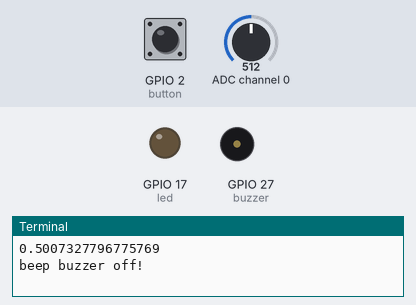
Simulated run of this program. Board: Raspberry Pi (BCM pin numbers). Shown: output pins drawn as LEDs (lit = HIGH), buzzer (waves = sounding, pin HIGH), the last lines printed to the terminal. Inputs (shaded band) come from the test bench; at power-on: GPIO 2 (button) HIGH, ADC channel 0 = 512 (analog values on the 0–1023 scale).

Above: at 1.2 s.
1.3 s: GPIO 2 (button) pulled LOW for 2.35 s
At 1.8 s:
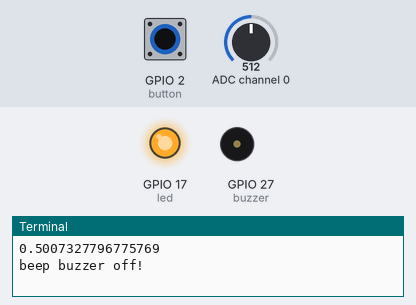
At 2.8 s:
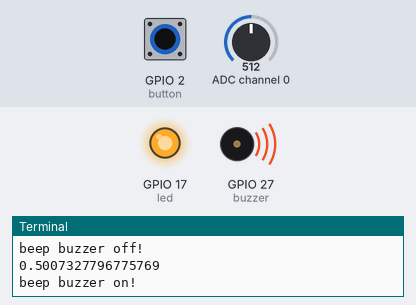
5.5 s: GPIO 2 (button) pulled LOW for 2.35 s
At 6.3 s:
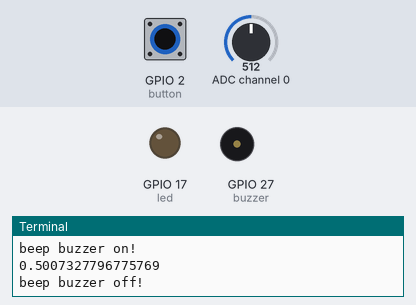
Timing chart, 0 to 8.5 s (numbered marks = the images above; inputs shaded):
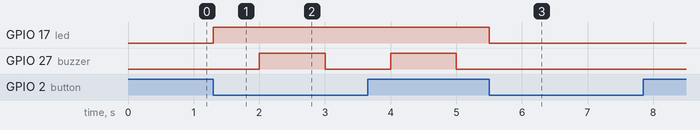

Measured:
- after the input at 1.3 s, GPIO 17 (led): LOW → HIGH at once; GPIO 27 (buzzer): alternates HIGH for 1.0 s and LOW for 1.0 s, starting after 0.70 s
- after the input at 5.5 s, GPIO 17 (led): HIGH → LOW at once; GPIO 27 (buzzer): stops changing and stays LOW

The program:

11-gas-and-smoke-alarm.py
```python
from gpiozero import LED, Button, Buzzer, MCP3008
from time import sleep

led = LED(17)
button = Button(2)
buzzer = Buzzer(27)
gas_sensor = MCP3008(0)

gas_sensor_status = False

threshold = 0.03

def arm_gas_sensor():
    global gas_sensor_status
    if gas_sensor_status == True:
        gas_sensor_status = False
        led.off()
    else:
        gas_sensor_status = True
        led.on()

button.when_pressed = arm_gas_sensor

while True:
    print(gas_sensor.value)
    if(gas_sensor_status == True and gas_sensor.value > threshold):
        print("beep buzzer on!")
        buzzer.beep()
    else:
        print("beep buzzer off!")
        buzzer.off()
    sleep(2)
```
